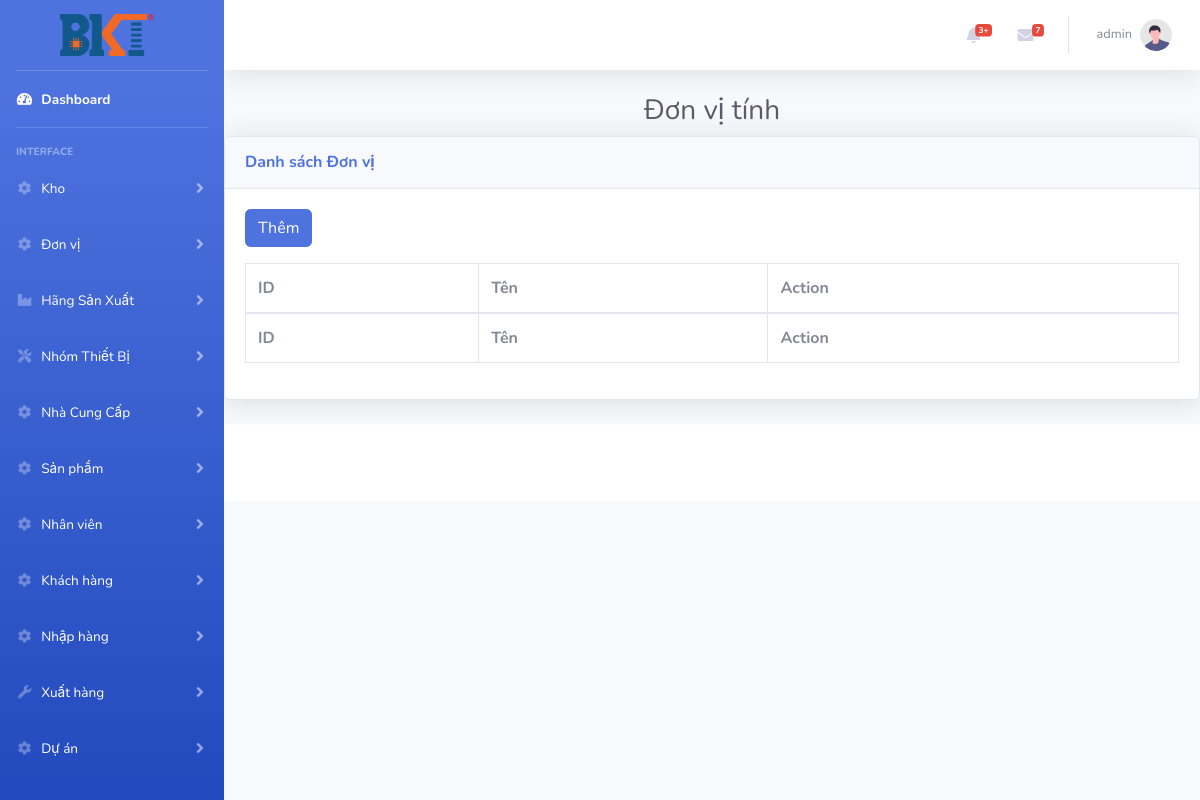
The page /index.php?controller=donvitinh (signed in) on the database as committed earlier.
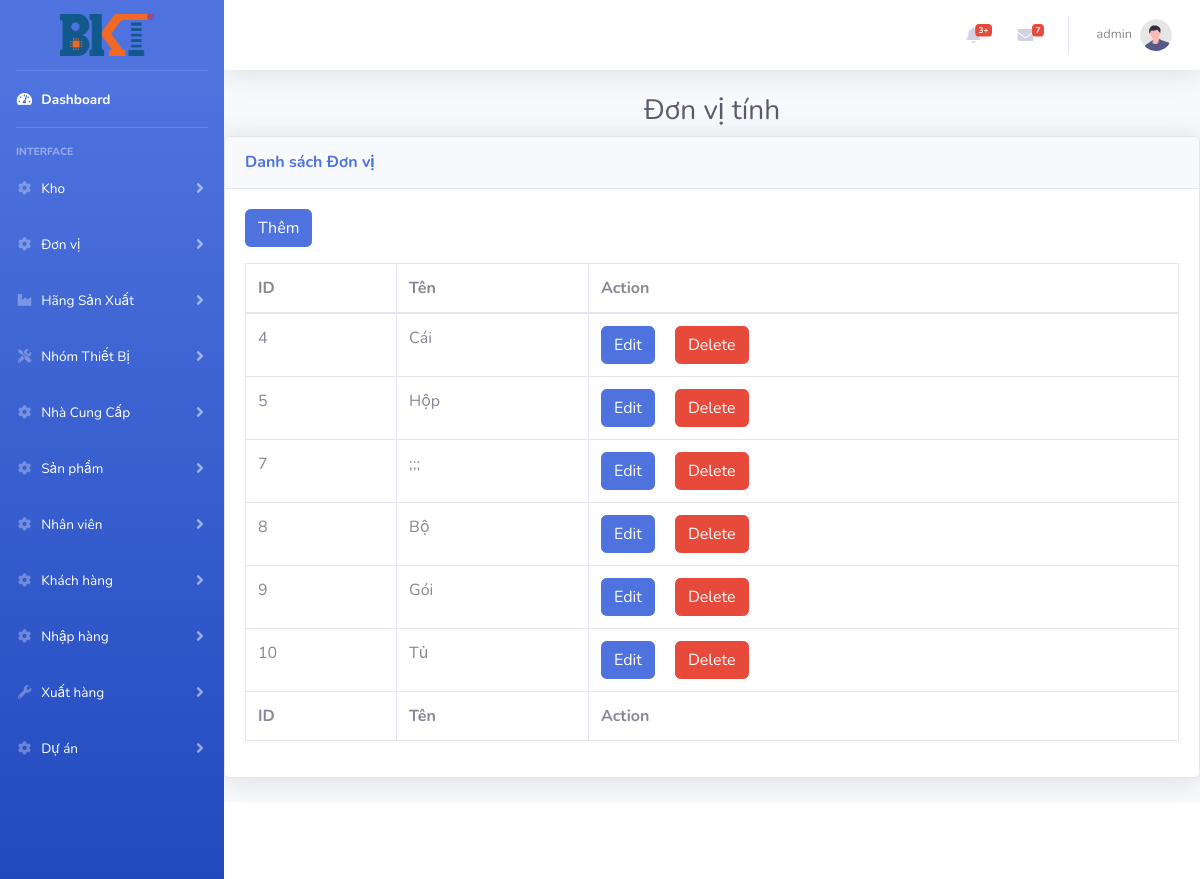
The same page on the database as committed later.
### tables this page shows
CREATE TABLE `donvitinh` (
  `Id` int(11) NOT NULL,
  `DonVi` varchar(100) DEFAULT NULL
);

### controllers/donvitinh_controller.php (called while the page is built, shortened)
<?php
require_once ('controllers/base_controller.php');
require_once ('models/donvitinh.php');
class DonViTinhController extends BaseController
{
    function  __construct()
    {
        $this->folder = 'donvitinh';
    }
    public function  index()
    {
        $donvis = DonViTinh::all();
        $data =array('donvi'=> $donvis);
        $this->render('index',$data);
    }
}

### routes.php (called while the page is built, shortened)
<?php
$controller = new $klass;
$controller->$action();

### index.php (called while the page is built, shortened)
<?php
require_once('routes.php');

### models/donvitinh.php (called while the page is built, shortened)
<?php
class DonViTinh{
    function __construct($Id,$DonVi)
    {
        $this->Id = $Id;
        $this->DonVi= $DonVi;
    }
    static function all()
    {
        $list = [];
        $db =DB::getInstance();
        $reg = $db->query('select *from DonViTinh');
        foreach ($reg->fetchAll() as $item){
            $list[] =new DonViTinh($item['Id'],$item['DonVi']);
        }
        return $list;
    }
}

### views/donvitinh/index.php (the view, shortened to what this page needs)
<?php
require_once ('models/donvitinh.php');
?>
<h1 class="h3 mb-2 text-center text-gray-800 ">Đơn vị tính</h1>
<div class="card shadow mb-4">
    <div class="card-header py-3">
        <h6 class="m-0 font-weight-bold text-primary">Danh sách Đơn vị</h6>
    </div>
    <div class="card-body">
        <a href="index.php?controller=donvitinh&action=insert" class="btn btn-primary mb-3">Thêm</a>
        <div class="table-responsive">
            <table class="table table-bordered" id="dataTable" width="100%" cellspacing="0">
                <thead>
                <tr>
                    <th>ID</th>
                    <th>Tên</th>
                    <th>Action</th>
                </tr>
                </thead>
                <tfoot>
                <tr>
                    <th>ID</th>
                    <th>Tên</th>
                    <th>Action</th>
                </tr>
                </tfoot>
                <tbody>
                <?php
                foreach ($donvi as $item){
                    ?>
                    <form method="post">
                        <tr>
                            <td><?= $item->Id   ?></td>
                            <td><?= $item->DonVi?></td>
                            <td>
                            <a  href="index.php?controller=donvitinh&action=edit&id=<?= $item->Id?>"  class='btn btn-primary mr-3'>Edit</a>
                            <button type="submit" name="dele" value="<?= $item->Id ?>"    class='btn btn-danger'>Delete</button>
                    </form>
                    <?php
                }
                ?>
                </tbody>
            </table>
        </div>
    </div>
</div>

### controllers/base_controller.php (shortened to what this page needs)
<?php
class BaseController
{
    protected $folder;
    function render($file, $data = array())
    {
        $view_file = 'views/' . $this->folder . '/' . $file . '.php';
        if (is_file($view_file)&&$file=="login") {
            extract($data);
            ob_start();
            require_once($view_file);
        }else if (is_file($view_file)) {
            extract($data);
            require_once($view_file);
            $content = ob_get_clean();
            require_once('views/layouts/application.php');
        } else {
            header('Location: index.php?controller=pages&action=error');
        }
    }
}

### views/layouts/application.php (shortened to what this page needs)
<!DOCTYPE html>
<html lang="en">
<head>
    <link href="Assets/vendor/fontawesome-free/css/all.min.css" rel="stylesheet" type="text/css">
    <link href="Assets/css/sb-admin-2.min.css" rel="stylesheet">
</head>
<body id="page-top">
    <div id="wrapper">
        <?php
        include("Modules/SideBar.php");
        ?>
        <div id="content-wrapper" class="d-flex flex-column">
            <x`!-- Main Content -->
                <div id="content">
                    <?php include("Modules/Header.php"); ?>
                    <?= @$content ?>
                </div>
                <?php
                include("Modules/Footer.php");
                ?>
        </div>
    </div>
</body>
</html>

### Modules/SideBar.php (shortened to what this page needs)
<ul class="navbar-nav bg-gradient-primary sidebar sidebar-dark accordion" id="accordionSidebar">
    <a class="sidebar-brand d-flex align-items-center justify-content-center" href="/MinhNH.BKT.Manage">
        <img src="./Assets/img/logo.png" alt="" style="height: 190%; margin-left: -5%;">
    </a>
    <hr class="sidebar-divider my-0">
    <li class="nav-item active">
        <a class="nav-link" href="MinhNH.BKT.Manage">
            <i class="fas fa-fw fa-tachometer-alt"></i>
            <span>Dashboard</span></a>
    </li>
    <hr class="sidebar-divider">
    <div class="sidebar-heading">
        Interface
    </div>
    <li class="nav-item">
        <a class="nav-link collapsed" href="#" data-toggle="collapse" data-target="#collapseNewItem" aria-expanded="true" aria-controls="collapseNewItem">
            <i class="fas fa-fw fa-cog"></i>
            <span>Kho</span>
        </a>
    </li>
    <li class="nav-item">
        <a class="nav-link collapsed" href="#" data-toggle="collapse" data-target="#collapseDVT" aria-expanded="true" aria-controls="collapseTwo">
            <i class="fas fa-fw fa-cog"></i>
            <span>Đơn vị</span>
        </a>
    </li>
    <li class="nav-item">
        <a class="nav-link collapsed" href="#" data-toggle="collapse" data-target="#collapseHangSX" aria-expanded="true" aria-controls="collapseHangSX">
            <i class="fas fa-fw fa-industry"></i>
            <span>Hãng Sản Xuất</span>
        </a>
    </li>
    <li class="nav-item">
        <a class="nav-link collapsed" href="#" data-toggle="collapse" data-target="#collapseNhomTB" aria-expanded="true" aria-controls="collapseNhomTB">
            <i class="fas fa-fw fa-tools"></i>
            <span>Nhóm Thiết Bị</span>
        </a>
    </li>
    <li class="nav-item">
        <a class="nav-link collapsed" href="#" data-toggle="collapse" data-target="#collapseNCC" aria-expanded="true" aria-controls="collapseTwo">
            <i class="fas fa-fw fa-cog"></i>
            <span>Nhà Cung Cấp</span>
        </a>
    </li>
    <li class="nav-item">
        <a class="nav-link collapsed" href="#" data-toggle="collapse" data-target="#collapseT" aria-expanded="true" aria-controls="collapseTwo">
            <i class="fas fa-fw fa-cog"></i>
            <span>Sản phẩm</span>
        </a>
    </li>
    <li class="nav-item">
        <a class="nav-link collapsed" href="#" data-toggle="collapse" data-target="#collapseNV" aria-expanded="true" aria-controls="collapseTwo">
            <i class="fas fa-fw fa-cog"></i>
            <span>Nhân viên</span>
        </a>
    </li>
    <li class="nav-item">
        <a class="nav-link collapsed" href="#" data-toggle="collapse" data-target="#collapseKH" aria-expanded="true" aria-controls="collapseTwo">
            <i class="fas fa-fw fa-cog"></i>
            <span>Khách hàng</span>
        </a>
    </li>
    <li class="nav-item">
        <a class="nav-link collapsed" href="#" data-toggle="collapse" data-target="#collapseTwo" aria-expanded="true" aria-controls="collapseTwo">
            <i class="fas fa-fw fa-cog"></i>
            <span>Nhập hàng</span>
        </a>
    </li>
    <li class="nav-item">
        <a class="nav-link collapsed" href="#" data-toggle="collapse" data-target="#collapseUtilities" aria-expanded="true" aria-controls="collapseUtilities">
            <i class="fas fa-fw fa-wrench"></i>
            <span>Xuất hàng</span>
        </a>
    </li>
    <li class="nav-item">
    <a class="nav-link collapsed" href="#" data-toggle="collapse" data-target="#collapseThree" aria-expanded="true" aria-controls="collapseThree">
        <i class="fas fa-fw fa-cog"></i>
        <span>Dự án</span>
    </a>
</li>
</ul>

### Modules/Header.php (shortened to what this page needs)
<nav class="navbar navbar-expand navbar-light bg-white topbar mb-4 static-top shadow">
    <ul class="navbar-nav ml-auto">
        <li class="nav-item dropdown no-arrow mx-1">
            <a class="nav-link dropdown-toggle" href="#" id="alertsDropdown" role="button"
               data-toggle="dropdown" aria-haspopup="true" aria-expanded="false">
                <i class="fas fa-bell fa-fw"></i>
                <span class="badge badge-danger badge-counter">3+</span>
            </a>
        </li>
        <li class="nav-item dropdown no-arrow mx-1">
            <a class="nav-link dropdown-toggle" href="#" id="messagesDropdown" role="button"
               data-toggle="dropdown" aria-haspopup="true" aria-expanded="false">
                <i class="fas fa-envelope fa-fw"></i>
                <span class="badge badge-danger badge-counter">7</span>
            </a>
        </li>
        <li class="nav-item dropdown no-arrow">
            <a class="nav-link dropdown-toggle" href="#" id="userDropdown" role="button"
               data-toggle="dropdown" aria-haspopup="true" aria-expanded="false">
                <span class="mr-2 d-none d-lg-inline text-gray-600 small"><?=  $_SESSION['username'] ?></span>
                <img class="img-profile rounded-circle"
                     src="./Assets/img/undraw_profile.svg">
            </a>
        </li>
    </ul>
</nav>

### Modules/Footer.php
<footer class="sticky-footer bg-white">
    <div class="container my-auto">
        <div class="copyright text-center my-auto">
            <span>Copyright &copy; By IT BKT 2024</span>
        </div>
    </div>
</footer>

### Modules/SideBar.php (style rules this page uses)
span { color: white; }

Rows that differ between the two databases and show on the page:
added donvitinh: Id "4", DonVi "Cái"
added donvitinh: Id "5", DonVi "Hộp"
added donvitinh: Id "7", DonVi ";;;"
added donvitinh: Id "8", DonVi "Bộ"
added donvitinh: Id "9", DonVi "Gói"
added donvitinh: Id "10", DonVi "Tủ"
